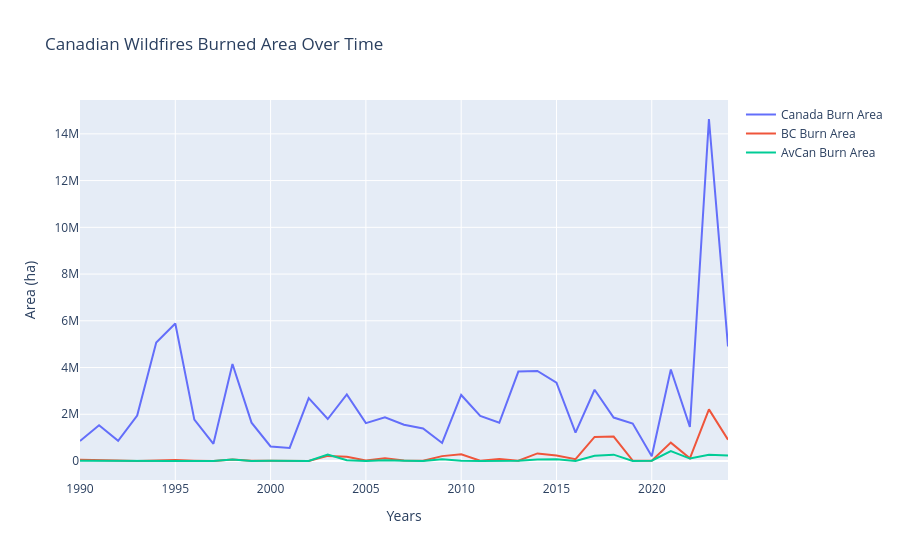

Notebook code cell kept with this figure:
### Markdown cell above
### Combined

### Code cell
fig6 = go.Figure()

fig6.update_layout(
    title_text = "Canadian Wildfires Burned Area Over Time",
    xaxis_title = "Years",
    yaxis_title = "Area (ha)"
)

fig6.add_trace( go.Scatter(
    x = nbac_yearly["Year"],
    y = nbac_yearly["area_sum_ha"],
    name = "Canada Burn Area",
    showlegend = True,

    # customdata = (np.column_stack([
    # ])),

    hovertemplate = (
        "Year: %{x}"
        "<br>Area: %{y}"
    )
))

fig6.add_trace( go.Scatter(
    x = bc_yearly["Year"],
    y = bc_yearly["area_sum_ha"],
    name = "BC Burn Area",
    showlegend = True,

    # customdata = (np.column_stack([
    # ])),

    hovertemplate = (
        "Year: %{x}"
        "<br>Area: %{y}"
    )
))

fig6.add_trace( go.Scatter(
    x = avcan_yearly["Year"],
    y = avcan_yearly["area_sum_ha"],
    name = "AvCan Burn Area",
    showlegend = True,

    # customdata = (np.column_stack([
    # ])),

    hovertemplate = (
        "Year: %{x}"
        "<br>Area: %{y}"
    )
))

### Figure 1 — Plotly figure (JSON) as saved in the notebook; plotly's stock layout.template omitted (floating-point values rounded to 4 significant figures)
{"data": [{"hovertemplate": "Year: %{x}<br>Area: %{y}", "name": "Canada Burn Area", "showlegend": true, "type": "scatter", "x": [1990, 1991, 1992, 1993, 1994, 1995, 1996, 1997, 1998, 1999, 2000, 2001, 2002, 2003, 2004, 2005, 2006, 2007, 2008, 2009, 2010, 2011, 2012, 2013, 2014, 2015, 2016, 2017, 2018, 2019, 2020, 2021, 2022, 2023, 2024], "y": [858700.0, 1530000.0, 864100.0, 1948000.0, 5074000.0, 5885000.0, 1771000.0, 735000.0, 4150000.0, 1640000.0, 622300.0, 561700.0, 2693000.0, 1797000.0, 2850000.0, 1622000.0, 1872000.0, 1549000.0, 1395000.0, 770900.0, 2826000.0, 1930000.0, 1638000.0, 3828000.0, 3855000.0, 3352000.0, 1214000.0, 3049000.0, 1859000.0, 1604000.0, 207000.0, 3918000.0, 1459000.0, 14640000.0, 4904000.0]}, {"hovertemplate": "Year: %{x}<br>Area: %{y}", "name": "BC Burn Area", "showlegend": true, "type": "scatter", "x": [1990, 1991, 1992, 1993, 1994, 1995, 1996, 1997, 1998, 1999, 2000, 2001, 2002, 2003, 2004, 2005, 2006, 2007, 2008, 2009, 2010, 2011, 2012, 2013, 2014, 2015, 2016, 2017, 2018, 2019, 2020, 2021, 2022, 2023, 2024], "y": [54730.0, 26380.0, 23160.0, 4303.0, 21640.0, 40840.0, 14690.0, 1899.0, 69670.0, 13440.0, 6111.0, 6249.0, 4907.0, 218500.0, 178300.0, 25370.0, 114600.0, 23450.0, 11910.0, 209100.0, 284400.0, 11530.0, 83790.0, 16060.0, 324500.0, 231400.0, 79050.0, 1029000.0, 1045000.0, 20350.0, 13760.0, 785900.0, 114500.0, 2210000.0, 911500.0]}, {"hovertemplate": "Year: %{x}<br>Area: %{y}", "name": "AvCan Burn Area", "showlegend": true, "type": "scatter", "x": [1990, 1991, 1992, 1993, 1994, 1995, 1996, 1997, 1998, 1999, 2000, 2001, 2002, 2003, 2004, 2005, 2006, 2007, 2008, 2009, 2010, 2011, 2012, 2013, 2014, 2015, 2016, 2017, 2018, 2019, 2020, 2021, 2022, 2023, 2024], "y": [8427.0, 2257.0, 8944.0, 1213.0, 10800.0, 1361.0, 5022.0, 487.5, 63400.0, 1414.0, 6001.0, 6607.0, 3584.0, 277300.0, 30750.0, 564.7, 35600.0, 13250.0, 4494.0, 70440.0, 13330.0, 134.7, 3385.0, 10640.0, 69650.0, 76020.0, 3485.0, 222800.0, 272000.0, 3520.0, 15290.0, 426400.0, 104500.0, 267800.0, 231200.0]}], "layout": {"title": {"text": "Canadian Wildfires Burned Area Over Time"}, "xaxis": {"title": {"text": "Years"}}, "yaxis": {"title": {"text": "Area (ha)"}}}}
